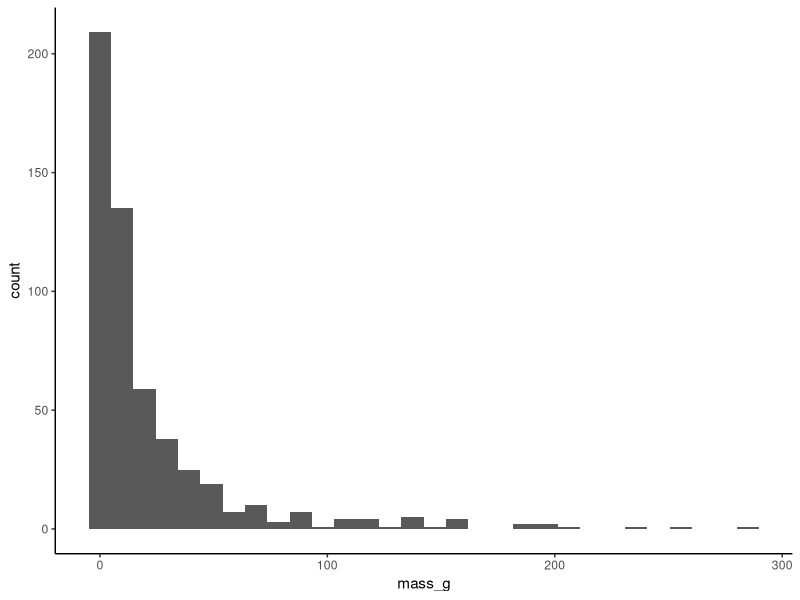
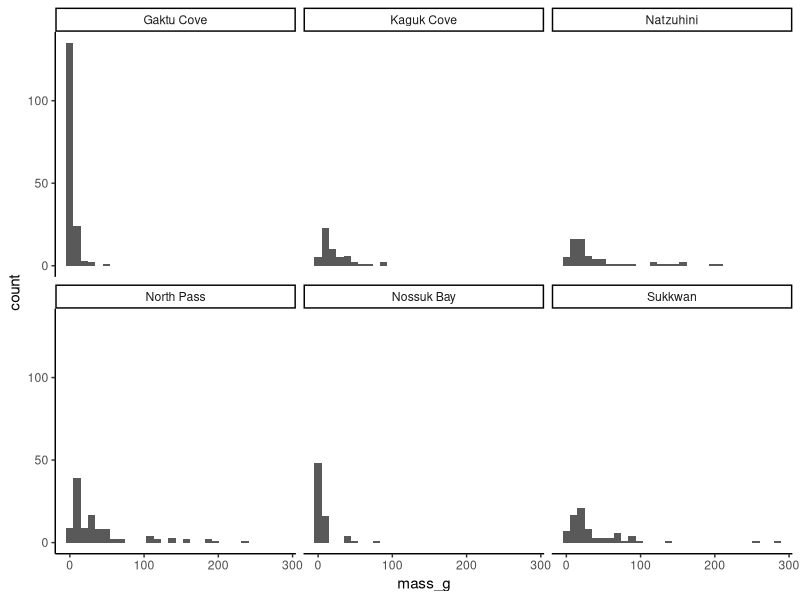
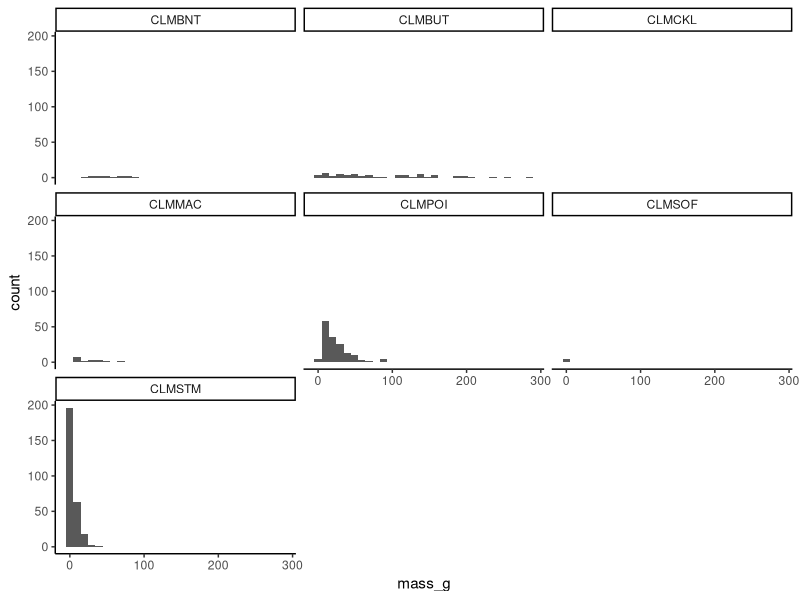

R code for these plots, in order:
## ---- chunk 1
library(dplyr)
library(tidyr)
library(vegan)
library(ggplot2)

theme_set(theme_classic())
## ---- chunk 2
st.er <- function(x, na.rm = TRUE) {
  stopifnot(is.numeric(x))
  return(sd(x, na.rm = na.rm)/sqrt(length(x)))
}
## ---- chunk 3
clam <- read.csv("../../ALL_DATA/Clam_transect_2018_RAW.csv", stringsAsFactors = FALSE, header = TRUE)

clamWM <- read.csv("../../ALL_DATA/clam_length_weight_conversions.csv", stringsAsFactors = FALSE, header = TRUE)

clam.sed <- read.csv("../../ALL_DATA/Clam_sediment_2018_RAW.csv", header = TRUE, stringsAsFactors = FALSE)
## ---- chunk 4
clamWM.mean <- clamWM %>%
  group_by(species_scientific) %>% 
  summarise(a = mean(a),
            b = mean(b))
## ---- chunk 5
clam <- merge(clam, clamWM.mean, by = "species_scientific", all.x = TRUE)
# deal with Macoma #
clam$a <- ifelse(clam$sp_code == "CLMMAC", 0.0046, clam$a)
clam$b <- ifelse(clam$sp_code == "CLMMAC", 2.5212, clam$b)
## ---- chunk 6
clam$mass_g <- (clam$a * (clam$width_mm)^clam$b)
range(clam$mass_g, na.rm = TRUE)

# Some example plots
ggplot(clam, aes(mass_g)) +
  geom_histogram()

ggplot(clam, aes(mass_g)) +
  geom_histogram() +
  facet_wrap(~place_name)

ggplot(clam, aes(mass_g)) +
  geom_histogram() +
  facet_wrap(~sp_code)
## ---- chunk 7
clam.site.sp <- clam %>% 
  group_by(site, sp_code) %>% 
  summarise(total_clam_sp = n(),
            width = mean(width_mm), 
            width_se = st.er(width_mm),
            mass = mean(mass_g),
            mass_se = st.er(mass_g))
## ---- chunk 8
clam.site.quad <- clam %>% 
  group_by(site, quadrat) %>% 
  summarise(unique(place_name),
            unique(date),
            total_clam = n(),
            total_clam_m = total_clam * 16,
            clam_width = mean(width_mm), 
            clam_width_se = st.er(width_mm),
            clam_mass_m = mean(mass_g * 16),
            clam_mass_m_se = st.er(mass_g * 16))

# clean up column names
colnames(clam.site.quad)[3:4] <- c("place_name", "date")

clam.site <- clam.site.quad %>% 
  group_by(site) %>% 
  summarise(unique(place_name),
            unique(date),
            n_clam_m = mean(total_clam_m),
            n_clam_m_se = st.er(total_clam_m, na.rm = TRUE),
            clm_width = mean(clam_width), 
            clm_width_se = st.er(clam_width, na.rm = TRUE),
            clm_mass_m = mean(clam_mass_m),
            clm_mass_m_se = st.er(clam_mass_m, na.rm = TRUE))
## ---- chunk 9
site.sed <- clam.sed %>% 
  group_by(site) %>% 
  summarise(prim_sed_clam = mean(primary_sediment_score),
            prim_sed_clam_se = st.er(primary_sediment_score),
            secd_sed_clam = mean(secondary_sediment_score),
            secd_sed_clam_se = st.er(secondary_sediment_score))
## ---- chunk 10
dat <- merge(clam.site, site.sed, by = "site")
## ---- chunk 11
write.csv(dat, "../../ALL_DATA/eelgrass_clam_2018_derived.csv", row.names = FALSE)
